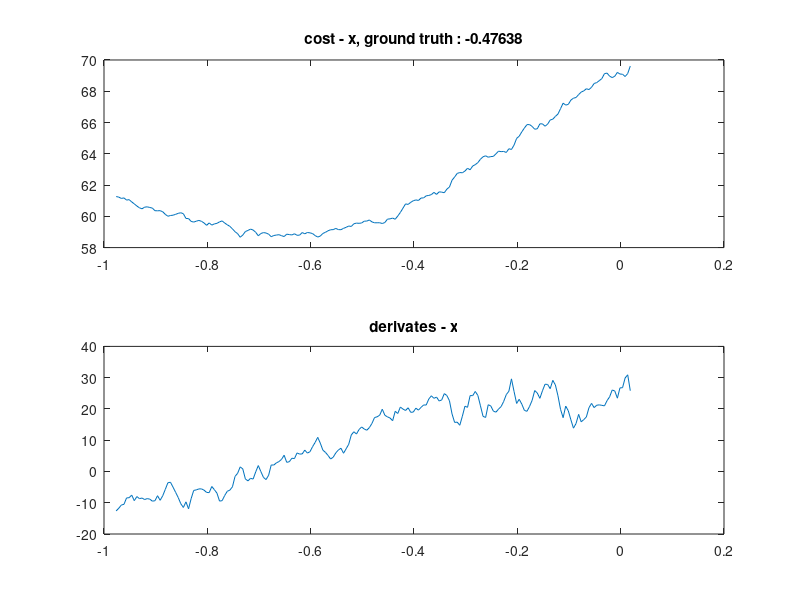
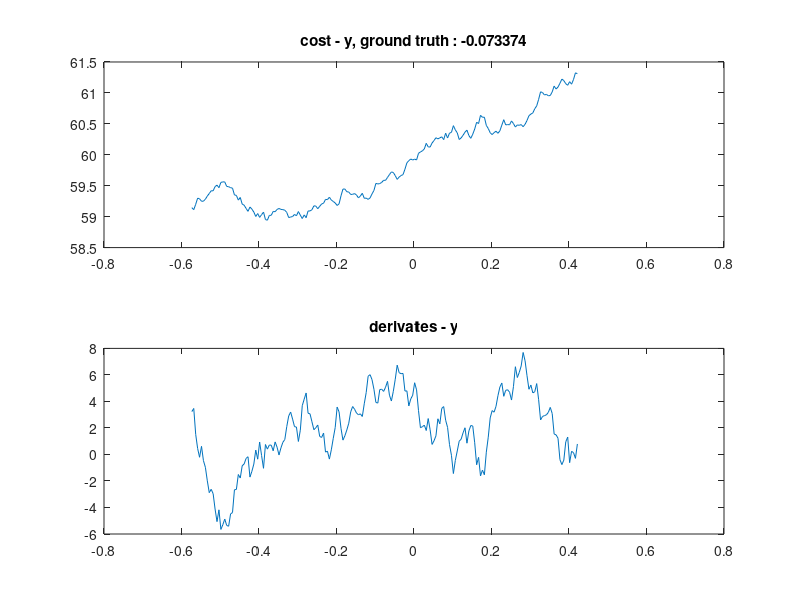
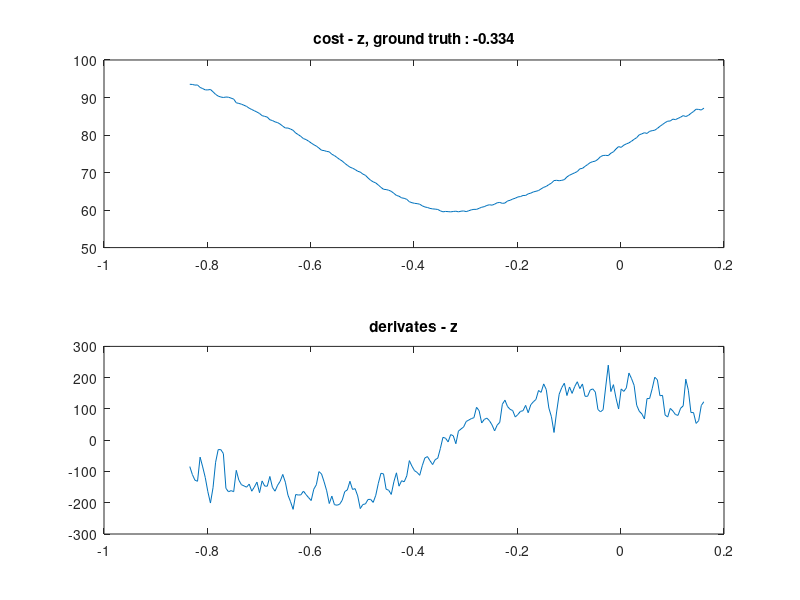
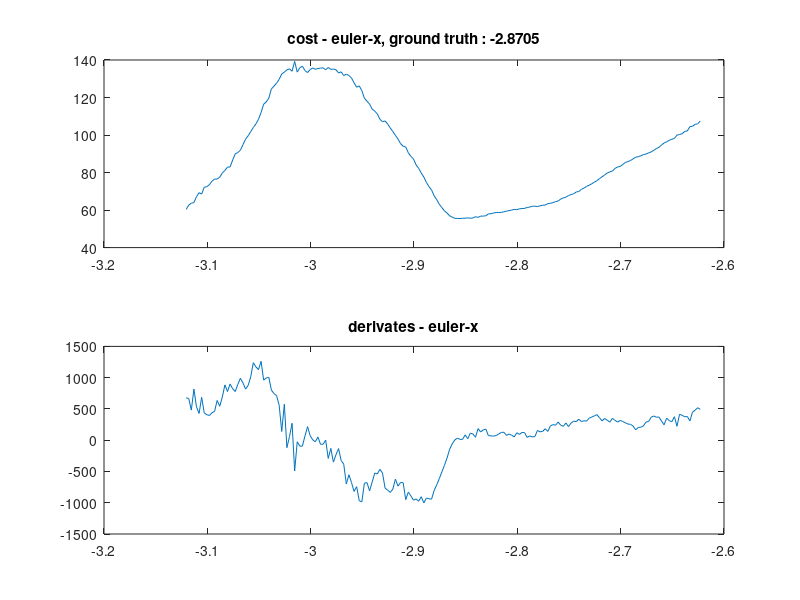

The MATLAB source for these figures, in order: (Note: this script raises an error after producing the figures.)
%parameters [0]:
C0 = [61.9397 61.9875 61.8261 61.7819 61.7986 61.72 61.713 61.5676 61.5247 61.4999 61.4657 61.3147 61.3241 61.2641 61.1979 61.2025 61.0926 61.0302 60.9913 60.9716 60.8966 60.8173 60.8209 60.7691 60.6583 60.5341 60.5789 60.6544 60.5392 60.5697 60.544 60.5461 60.5558 60.4586 60.3856 60.3091 60.2118 60.1989 60.2063 60.2198 60.1737 60.2001 60.1319 60.1044 60.0408 60.0047 59.9931 59.995 59.9623 59.9605 59.8693 59.8315 59.7888 59.699 59.7499 59.6839 59.7225 59.7262 59.726 59.6138 59.5705 59.6116 59.6022 59.5518 59.5211 59.4102 59.5247 59.4698 59.3654 59.4297 59.437 59.4206 59.4091 59.4594 59.4315 59.3022 59.3274 59.4445 59.5536 59.4568 59.4629 59.5046 59.5267 59.5453 59.5469 59.4701 59.5361 59.7147 59.7352 59.6653 59.6398 59.6173 59.6707 59.592 59.6183 59.6489 59.4698 59.4795 59.4616 59.559 59.5873 59.5547 59.6092 59.5498 59.5957 59.6528 59.7466 59.6387 59.6281 59.7102 59.7267 59.7991 59.7795 59.9443 59.9734 59.8623 59.8494 60.0307 60.067 59.9383 60.0016 60.1674 60.0988 60.0709 60.0896 60.1204 60.2849 60.3333 60.3467 60.427 60.3732 60.3859 60.3887 60.4549 60.5083 60.5392 60.5327 60.4631 60.5668 60.6102 60.6618 60.8003 60.782 60.8288 60.8475 60.9388 61.009 60.8937 60.9719 60.938 60.977 61.0257 61.005 61.0799 61.1554 61.192 61.2629 61.3757 61.3688 61.4189 61.4143 61.58 61.6294 61.7229 61.7422 61.6701 61.6576 61.7709 61.8671 61.9395 62.0746 62.0491 62.1436 62.1103 62.098 62.1315 62.118 62.1714 62.315 62.5165 62.4612 62.4028 62.4232 62.4661 62.6314 62.6896 62.7573 62.7886 62.8488 62.9835 62.9877 62.9783 63.0014 62.9864 63.0757 63.1604 63.1158 63.1426 63.1614 63.1752 ];
D0 = [-10.4317 -11.7023 -10.0515 -10.1274 -11.4028 -11.8582 -11.341 -9.13188 -9.85475 -9.30142 -9.21696 -7.68652 -7.6834 -8.0559 -8.12302 -8.93369 -8.80865 -8.31305 -7.85021 -7.51812 -7.22909 -6.17251 -6.89016 -6.64758 -6.17492 -5.29448 -5.85832 -6.59388 -5.76896 -6.09208 -6.74755 -7.14539 -7.66988 -7.59558 -6.35694 -6.25239 -4.89223 -4.72619 -4.80306 -6.05942 -6.032 -5.88449 -5.29718 -5.52557 -5.19717 -5.94474 -4.68386 -5.25255 -5.96955 -5.30757 -4.32239 -4.1088 -3.79696 -2.39543 -3.18364 -3.8166 -3.9509 -2.8169 -1.72396 -1.57013 -1.07558 -1.07053 -0.755078 -0.0656485 0.258173 0.599115 0.114403 2.44925 3.6978 2.35509 2.02775 1.96621 2.61631 1.32573 1.86788 3.46655 1.42352 0.349438 -0.920695 1.02183 1.24377 0.500881 0.825318 0.0455848 0.488206 1.82684 2.10515 -0.760252 -1.071 0.449924 0.869412 1.81797 1.08735 3.52323 3.55071 2.13394 3.79624 5.51254 6.05485 3.79293 4.14291 6.12714 4.89606 5.21076 4.93928 4.67566 5.38258 6.94666 7.18649 7.16777 6.46471 5.86829 6.09223 5.10527 5.34937 6.7696 6.8324 4.32323 4.99782 6.71939 6.60245 6.32974 6.83188 7.57953 7.5784 8.18446 7.24063 5.60311 6.25178 5.10943 6.038 6.39791 6.16324 6.25053 6.4704 6.52763 7.30196 9.1267 8.01974 8.08669 7.52525 7.79633 8.47368 8.94018 8.94763 7.31256 6.48637 8.77215 8.95244 10.0149 10.9754 10.2338 11.3856 10.3038 9.4266 9.39474 8.55184 7.95702 9.46181 10.976 10.4689 8.22815 7.93782 7.43235 8.89144 10.1954 10.9966 10.1775 9.81688 10.4403 9.1319 9.2921 8.57815 8.76053 9.77676 10.289 9.97729 9.71211 8.46403 6.5868 8.25348 9.36328 9.62829 8.88853 7.68173 8.81234 7.88397 7.44658 6.83322 5.98434 6.80898 7.1239 6.83759 7.62902 7.58342 6.69181 8.97995 6.56458 6.76926 8.51362 ];
%parameters [1]:
C1 = [61.2665 61.2274 61.1441 61.179 61.0379 61.0678 60.922 60.7963 60.6588 60.5437 60.4816 60.586 60.6073 60.5661 60.5255 60.3597 60.3538 60.362 60.2936 60.1259 60.006 60.0518 60.0723 60.1269 60.1912 60.2285 60.1664 59.8628 59.8559 59.6749 59.6319 59.6882 59.739 59.6816 59.5757 59.4243 59.5787 59.4394 59.5156 59.552 59.6451 59.707 59.5697 59.459 59.3579 59.197 59.0155 58.8915 58.6613 58.804 59.0258 59.0988 59.1813 59.1246 58.9779 58.7545 58.9018 58.9587 58.9338 58.8578 58.6976 58.773 58.8018 58.8251 58.7618 58.7072 58.8579 58.833 58.8084 58.8846 58.7869 58.7972 58.9628 58.8819 58.9653 58.9429 58.8984 58.7691 58.6743 58.737 58.9056 58.9779 59.0768 59.1413 59.149 59.2274 59.1504 59.1441 59.231 59.2968 59.3795 59.3531 59.5235 59.5656 59.5532 59.5742 59.6897 59.6966 59.766 59.6433 59.5873 59.588 59.5893 59.5401 59.6053 59.821 59.8371 59.8866 59.8137 60.0218 60.2491 60.5207 60.794 60.7624 60.8947 60.9967 61.0491 61.0149 61.1696 61.1793 61.3119 61.3354 61.3896 61.5314 61.4022 61.5669 61.5469 61.5091 61.7378 61.8759 62.3099 62.5161 62.7444 62.7996 62.7861 62.8971 63.0735 62.9763 63.22 63.3054 63.437 63.6526 63.8098 63.8702 63.7809 63.8206 63.8342 63.9987 64.1669 64.1373 64.1498 64.0852 64.3221 64.2773 64.5547 64.9848 65.1251 65.4035 65.6451 65.864 65.8677 65.7515 65.5723 65.5978 65.9148 65.9157 65.7631 65.8953 66.162 66.2126 66.3916 66.5433 66.8878 67.2387 67.1148 67.1604 67.4334 67.5573 67.5991 67.7876 67.9469 68.0253 68.1601 68.1069 68.2538 68.4966 68.5534 68.6777 68.81 69.1266 69.1604 68.9638 68.8738 68.9593 69.2058 69.1014 69.0872 68.9424 69.1329 69.6132 ];
D1 = [-12.6045 -11.7558 -10.7181 -10.521 -8.46681 -8.39258 -7.55562 -9.33506 -8.02951 -8.68779 -8.49752 -8.97874 -8.68274 -8.84526 -9.49857 -9.35404 -7.75181 -9.22607 -7.77988 -5.73913 -3.60935 -3.44851 -5.02673 -6.67987 -8.33345 -10.3155 -11.5096 -9.71286 -11.9458 -8.70931 -6.06099 -5.89384 -5.57675 -5.56961 -5.97769 -6.69796 -6.7682 -4.80665 -5.81865 -6.94159 -9.47452 -9.33926 -7.67837 -6.33845 -5.96084 -4.89798 -1.5754 -0.584971 1.47048 0.805945 -2.38876 -3.01539 -2.18549 -2.42719 -0.125707 1.88429 -0.0343504 -1.89638 -2.59446 -1.20859 2.08 2.04884 2.7497 3.16242 3.87188 5.20263 2.92447 3.11141 4.22671 4.12231 5.92578 5.55844 5.60663 6.83719 5.87867 6.31258 7.91296 9.27512 10.9166 9.0634 6.81661 6.10046 5.12466 3.9875 4.5637 5.93523 6.86736 7.42457 5.82697 7.24954 8.69582 11.6758 12.7049 11.9674 13.4147 14.2249 13.5939 13.1835 14.0364 15.3597 17.246 17.4747 18.0031 19.913 17.9682 17.4598 17.0975 16.2253 19.2406 18.5412 20.6083 19.9547 19.5042 20.3724 18.9146 19.0043 20.2438 19.6133 20.5033 21.2611 21.251 23.1716 24.2027 23.3883 23.7878 22.5363 22.8737 24.8959 24.2908 22.6138 18.3994 15.6905 15.7768 14.7772 17.686 20.8768 20.5161 24.2724 24.251 25.586 24.3067 20.9894 17.6252 17.2755 21.3387 20.9509 19.2886 18.966 19.9515 20.7528 22.418 24.5809 25.6579 29.6143 25.6004 21.756 23.083 21.5375 19.5408 19.2359 20.7926 22.7372 25.8777 25.0908 23.3902 25.8094 27.9026 27.8243 26.4796 29.1408 27.6879 24.2055 19.8592 17.2055 20.9104 19.4104 16.5377 13.8512 15.3373 18.256 15.883 16.5886 17.4396 20.3974 21.7691 20.4248 21.1864 21.2979 21.1481 20.9779 22.65 23.8726 26.0645 25.7279 23.4386 26.7301 26.791 29.9016 30.9116 25.8241 ];
%parameters [2]:
C2 = [59.1458 59.1133 59.1994 59.299 59.2888 59.2489 59.2497 59.2824 59.3329 59.374 59.4187 59.4175 59.4859 59.5095 59.468 59.554 59.5619 59.5616 59.4888 59.4841 59.4689 59.4603 59.3509 59.344 59.2676 59.3102 59.2029 59.1856 59.1338 59.0858 59.1558 59.1216 59.0743 59.0029 59.0503 58.9886 59.0319 59.0741 58.9533 58.9427 59.0202 59.0223 59.0847 59.0801 59.1165 59.1321 59.1175 59.1137 59.1038 59.0687 58.9851 58.9944 59.0016 59.036 59.0147 59.0825 59.0245 58.9698 59.0284 58.983 59.0916 59.0921 59.1121 59.1747 59.1712 59.1282 59.1672 59.2056 59.2167 59.2789 59.2753 59.3143 59.2685 59.2457 59.2214 59.1805 59.2074 59.3377 59.4455 59.4469 59.4027 59.3985 59.3588 59.3612 59.373 59.3502 59.3031 59.3338 59.3782 59.2968 59.3 59.2794 59.3033 59.3673 59.4242 59.5377 59.5284 59.5347 59.5536 59.5879 59.5873 59.6341 59.6801 59.7226 59.7141 59.6626 59.6026 59.64 59.6647 59.679 59.7669 59.8694 59.9051 59.9316 59.9156 59.9301 59.9159 60.0239 60.0455 60.0636 60.0946 60.1855 60.1274 60.1256 60.1905 60.2301 60.2761 60.2568 60.2738 60.2903 60.2451 60.3491 60.271 60.3501 60.3624 60.4709 60.4031 60.3545 60.247 60.2728 60.3157 60.3661 60.3982 60.3112 60.2661 60.333 60.4166 60.5259 60.5046 60.6378 60.6063 60.6073 60.4753 60.4245 60.3561 60.327 60.358 60.3809 60.3472 60.3879 60.4791 60.5673 60.4832 60.4885 60.4847 60.5472 60.5049 60.4483 60.4828 60.4762 60.4882 60.4538 60.4927 60.5549 60.6318 60.6581 60.6767 60.7439 60.7905 60.8963 61.018 61.0059 60.967 60.9766 60.9543 60.9577 61.0164 61.1101 61.063 61.0949 61.156 61.2231 61.199 61.1489 61.1237 61.1816 61.1411 61.2173 61.325 61.3092 ];
D2 = [3.23167 3.46972 1.51553 0.449679 -0.211475 0.612682 -0.46826 -0.96822 -1.99121 -2.88184 -2.62805 -2.95881 -4.11591 -5.06609 -4.17704 -5.65436 -5.29904 -4.87508 -5.35472 -5.4131 -4.48754 -4.37998 -2.66285 -2.63869 -1.5112 -1.78008 -0.853353 -0.718883 -0.300287 -0.171063 -1.70747 -1.27239 -0.727031 0.330832 -0.35604 0.93887 -0.0748341 -1.04339 0.75095 0.402904 0.714169 0.698419 0.274542 0.945554 0.547066 -0.0392429 0.496931 0.918642 1.12894 2.10166 2.90171 3.1997 2.66874 2.09704 2.0667 0.979965 1.82965 3.67956 4.17064 4.63894 3.11086 3.06383 2.46706 1.86523 2.01722 2.21971 1.3585 1.28227 1.61523 0.178793 0.247436 -0.34939 0.348728 1.21616 2.02865 3.57247 3.20987 1.9694 1.08069 1.40935 1.84598 2.35548 3.2126 3.6142 3.41156 3.12443 2.99559 3.06249 2.8655 3.82252 4.66882 5.90039 6.01786 5.64324 4.91371 3.92367 3.87505 4.89249 4.91919 4.75689 5.0735 5.51456 4.47326 4.02964 4.76342 5.6746 6.73513 6.16766 6.09092 6.11226 4.78235 4.79627 3.65894 4.18476 4.46815 5.40844 4.87198 3.30558 2.01509 2.09265 2.21088 1.806 2.70816 1.85578 0.756672 1.02934 1.40476 2.69083 2.30755 3.47526 3.61158 2.58215 2.04319 0.744495 -0.0630459 -1.43918 -0.451232 0.264385 1.00218 1.15064 1.63372 2.012 0.849679 1.77297 2.1863 2.14188 0.882879 -0.775859 -0.217941 -1.61586 -1.18077 -1.53437 0.173426 1.30331 2.75729 3.31086 3.18726 3.62977 4.43296 5.08371 5.38895 4.38616 4.83842 4.88103 4.69512 4.10433 5.11471 6.61799 5.80234 6.18658 6.67837 7.69262 7.06335 5.94075 4.91872 5.2353 4.64397 4.734 5.34476 4.12894 2.60224 2.86562 2.92874 2.98634 3.17369 3.55044 3.09005 1.54453 1.47964 1.22402 -0.391654 -0.76588 -0.426496 0.951671 1.31085 -0.618326 0.235987 0.137927 -0.293329 0.791352 ];
%parameters [3]:
C3 = [93.5261 93.4759 93.3083 93.3373 92.6828 92.3794 92.0293 92.0238 92.141 91.5253 90.8343 90.3772 90.1313 90.0051 90.1289 90.0761 89.8311 89.5788 88.5882 88.4263 88.2185 87.9319 87.6242 87.1479 86.7952 86.4701 86.1221 85.7445 85.1638 84.9732 84.7811 84.0664 83.8614 83.5064 83.3095 82.9066 82.3531 81.8755 81.8684 81.5941 81.2585 80.5325 80.1136 79.6275 79.0472 78.7947 78.3607 77.8788 77.4196 77.0556 76.5237 75.9491 75.851 75.6326 75.519 74.8705 74.5198 74.0144 73.4939 73.082 72.4573 71.9354 71.4443 71.1605 70.8146 70.3457 70.1305 69.5865 69.2649 68.5648 67.9429 67.5302 67.2271 66.6692 66.0512 65.5405 65.4654 65.2934 64.9927 64.4637 63.9001 63.692 63.2586 63.1317 62.8568 62.2217 61.9625 61.8004 61.7165 61.5688 61.1309 60.8249 60.6871 60.4461 60.3152 60.2568 60.163 59.79 59.536 59.635 59.5873 59.5243 59.6272 59.6994 59.5326 59.7039 59.7687 59.5867 59.8227 60.0631 60.1905 60.1846 60.4672 60.7538 60.9106 61.2366 61.4121 61.3037 61.5752 61.9426 62.0358 61.7924 61.8736 62.4247 62.6083 62.9427 63.1545 63.5014 63.5944 63.8913 63.8958 64.3224 64.5159 64.8339 65.0093 65.2015 65.6497 66.0618 66.3125 66.7911 67.1791 67.8622 67.9324 67.8198 67.9281 68.1095 68.8354 69.2913 69.6116 69.9318 70.2638 70.9929 71.1084 71.6461 72.1333 72.6435 72.9073 73.0514 73.5369 74.2467 74.5487 74.5895 74.5169 75.1546 75.5231 76.2909 76.9169 76.7104 77.2992 77.635 77.9151 78.3494 78.8595 79.3078 80.0634 80.32 80.6145 80.4253 80.9895 81.1602 81.2932 81.757 82.322 82.8071 83.3071 83.6901 83.7438 84.2404 84.1134 84.4319 84.7605 85.1745 84.9339 85.2254 85.7825 86.272 86.8855 86.8239 86.6673 87.1551 ];
D3 = [-84.3281 -109.656 -127.892 -131.347 -54.182 -85.4072 -119.505 -164.666 -200.961 -152.02 -70.5407 -30.1029 -30.0252 -42.6325 -154.065 -164.988 -161.255 -164.693 -96.406 -127.84 -142.332 -146.177 -150.209 -140.339 -163.14 -149.684 -134.096 -167.809 -130.24 -146.68 -147.164 -115.983 -150.836 -163.095 -144.106 -131.249 -109.454 -134.302 -175.487 -196.658 -221.134 -173.779 -175.282 -174.87 -162.759 -173.913 -183.707 -192.967 -156.858 -142.29 -100.462 -107.862 -133.117 -161.826 -202.511 -178.852 -206.251 -207.899 -204.961 -192.143 -164.271 -158.969 -131.382 -157.407 -154.969 -178.088 -218.763 -205.629 -203.78 -189.562 -189.168 -198.97 -176.172 -137.585 -105.847 -107.68 -156.533 -160.14 -173.411 -133.202 -104.325 -147.024 -129.609 -133.122 -114.036 -65.2911 -83.1602 -97.5582 -102.933 -112.269 -81.577 -56.8053 -52.4155 -65.6164 -77.916 -62.1828 -57.5716 -26.565 9.11444 6.4444 -5.46794 17.9562 14.1556 -11.2684 29.0153 35.9179 42.1798 59.7886 64.4481 69.0709 72.0132 105.193 94.4898 54.9912 66.4609 70.6062 62.3694 48.8729 29.8391 48.2077 57.252 115.028 128.088 107.666 98.6076 94.8567 74.1233 82.1072 92.1521 94.2626 111.355 87.905 113.377 122.792 130.324 158.962 152.936 180.042 161.987 102.867 74.8993 24.7307 90.3013 147.15 168.351 182.227 142.839 170.165 149.683 171.434 186.947 165.058 179.888 140.522 140.362 160.319 164.141 153.81 97.9991 90.7921 97.4432 170.145 240.006 155.579 177.609 134.404 99.8195 163.905 156.034 167.281 214.821 197.052 175.499 111.749 92.6125 84.0209 67.8696 133.175 133.255 164.688 201.388 193.307 142.179 143.338 80.6295 74.183 101.67 93.4075 82.0477 79.3532 102.199 109.746 195.167 159.849 88.4744 88.316 53.6632 62.7132 110.855 123.009 ];
%parameters [4]:
C4 = [60.3767 62.616 63.6988 63.975 67.1494 69.2841 68.5117 72.1493 72.4793 73.56 75.3644 76.5248 76.5545 77.5112 79.7516 81.1286 82.9126 82.9403 86.6571 89.9716 90.6939 91.9281 94.8857 97.7569 99.605 101.82 104.044 105.928 108.369 111.974 116.445 117.653 119.655 124.592 126.053 127.603 129.7 132.598 133.502 134.735 135.293 133.992 139.247 133.544 135.876 136.7 134.327 133.3 134.923 135.753 135.022 135.473 135.642 135.816 134.762 135.992 135.001 135.164 134.775 133.075 133.692 131.654 132.466 131.735 130.437 127.825 125.465 126.209 123.676 119.635 118.035 116.525 113.813 112.764 111.256 108.42 107.096 107.512 105.858 103.773 101.842 99.8627 97.8641 95.4234 94.0126 93.6461 90.5148 88.6653 87.2156 84.1404 82.2194 79.7541 77.6303 74.7491 72.4545 70.7152 67.6127 65.5088 63.0769 61.2882 59.5873 58.3742 56.9391 56.2361 55.5785 55.5403 55.501 55.6579 55.6184 55.8736 55.6398 55.7907 56.4698 56.1136 56.7608 56.8002 56.9392 57.965 58.0723 58.4448 58.7116 58.6967 58.7667 59.094 59.4558 59.6889 60.0072 60.3631 60.2247 60.6617 60.8111 60.8856 61.4115 61.5865 62.0522 62.0881 61.8575 62.2797 62.5707 62.677 63.4201 63.613 63.9805 64.5121 64.8192 65.9062 66.4729 66.8997 67.7321 68.2942 68.6922 69.6471 69.8971 71.0451 71.7356 72.6178 73.249 74.0262 74.8474 75.666 76.7682 77.7273 78.7323 79.7593 80.3545 80.8214 82.2055 82.9584 83.2356 84.3128 85.3802 85.8591 86.3957 87.3027 88.175 88.439 88.9317 89.5677 89.8457 90.4677 91.0095 91.8526 92.7437 93.4527 94.6783 95.7251 96.4214 97.1585 97.75 98.1837 99.9385 100.286 100.706 101.942 102.166 104.433 104.682 105.697 105.953 107.504 ];
D4 = [677.266 666.814 481.284 817.425 532.997 427.592 685.274 437.551 407.518 395.119 438.719 460.383 635.806 542.908 690.546 884.299 778.135 898.783 822.861 778.532 891.105 989.189 915.851 817.101 876.447 1015.41 1240.07 1172.49 1128.59 1261.82 960.809 995.028 1004.45 800.586 744.927 713.214 559.316 139.395 574.453 -119.074 58.2563 270.798 -491.934 -24.4612 -95.2313 -94.7596 69.4206 217.322 71.9031 6.31409 -25.9484 51.8635 -64.1136 -65.2222 1.32195 -291.651 -130.906 -350.969 -230.9 -134.036 -325.552 -382.855 -700.176 -552.594 -676.034 -819.006 -742.981 -968.357 -986.327 -687.144 -677.838 -810.513 -671.732 -525.2 -539.812 -464.736 -525.355 -764.904 -799.42 -834.942 -782.947 -621.66 -734.932 -675.817 -679.709 -950.573 -829.54 -891.118 -958.521 -939.128 -976.486 -903.893 -1001.77 -924.031 -937.761 -942.692 -802.54 -713.464 -613.782 -505.215 -400.88 -283.39 -143.81 -57.8187 3.99696 33.333 13.8867 13.2835 85.1388 23.9952 112.102 100.944 46.941 185.145 131.15 164.462 177.236 73.1676 69.4387 64.9163 74.4146 99.2205 124.048 126.916 76.8979 97.2862 80.3875 52.2509 118.673 92.4774 124.109 120.245 44.6056 69.3181 51.8556 58.8868 156.262 133.33 140.976 183.512 139.91 229.319 249.242 238.765 291.281 238.8 221.931 274.738 216.508 275.092 304.34 297.067 335.182 298.108 311.183 304.825 351.924 370.109 388.489 409.328 358.631 309.415 347.316 319.91 288.105 349.133 317.467 290.064 316.012 298.997 279.481 257.994 253.605 226.491 167.067 202.867 207.777 228.495 289.808 298.503 366.883 387.254 367.762 370.577 307.163 245.853 351.716 312.732 295.641 375.85 222.699 414.767 397.583 375.439 378.709 307.066 449.26 479.516 519.461 492.916 ];
%parameters [5]:
C5 = [93.5877 93.5303 93.6568 93.2682 92.952 92.3107 92.3522 92.1585 91.7433 91.494 90.8125 90.3143 90.3582 89.9221 89.8367 89.9929 89.8298 89.3956 88.6721 88.3797 88.5957 87.857 87.5823 87.2488 86.7958 86.4157 86.2741 85.8067 85.2797 84.9485 84.6923 84.0866 83.7978 83.8537 83.5137 83.0742 82.5142 81.6803 81.4564 81.495 81.3698 80.9012 80.2318 79.4186 79.0374 78.71 78.3102 77.782 77.4942 77.0821 76.5285 76.1737 75.9861 75.7329 75.4305 74.9668 74.5247 74.1888 73.7124 73.1179 72.4667 72.0294 71.406 71.291 70.8985 70.4535 70.4151 69.7284 69.1454 68.4289 67.8074 67.4548 67.2348 66.7497 66.0855 65.6496 65.447 65.3381 65.126 64.4389 63.8525 63.7307 63.2435 63.1067 62.9012 62.3133 61.9775 61.9604 61.7287 61.642 61.1133 60.8523 60.5855 60.456 60.3425 60.2249 60.1609 59.7836 59.5063 59.6229 59.5873 59.5108 59.573 59.6933 59.5126 59.6477 59.7458 59.5455 59.8963 60.0785 60.1826 60.1458 60.4169 60.6589 60.9592 61.2191 61.383 61.4174 61.5801 62.0122 62.005 61.7418 61.9063 62.377 62.5019 62.7694 63.0921 63.5431 63.6522 63.8663 63.8972 64.3257 64.4458 64.6854 64.9428 65.277 65.689 65.9479 66.5635 66.8505 67.3323 67.6784 67.8546 67.7533 68.0662 68.1719 68.5902 69.4825 69.7384 69.9215 70.34 71.025 70.9968 71.7848 72.3054 72.7812 73.1865 73.2013 73.4901 74.1786 74.5719 74.8688 74.7882 75.1749 75.647 76.1975 76.8777 76.9198 77.2126 77.7085 78.11 78.3265 78.6818 79.3728 79.7532 80.4676 80.6904 80.3786 80.7789 81.0577 81.3396 81.6932 82.1579 82.61 82.7427 83.3564 83.5433 84.1567 84.2837 84.5502 84.8212 85.199 85.2916 85.3758 85.9813 86.4461 87.0179 86.8215 86.8653 87.2566 ];
D5 = [-63.5681 -121.961 -130.461 -110.968 -120.874 -81.6712 -153.972 -184.418 -138.509 -157.187 -97.5761 -32.146 -52.8397 -52.6467 -116.467 -161.316 -123.413 -153.863 -108.979 -113.091 -179.991 -144.131 -130.821 -144.209 -151.601 -146.721 -158.172 -172.007 -148.19 -109.475 -117.869 -101.238 -128.36 -217.346 -205.722 -157.924 -114.445 -77.9026 -122.465 -207.64 -233.237 -219.123 -192.16 -163.665 -154.32 -162.793 -178.165 -160.827 -150.815 -134.921 -109.801 -120.69 -146.134 -154.411 -171.816 -184.891 -205.804 -215.94 -230.639 -182.691 -156.822 -157.582 -99.0828 -156.256 -175.31 -202.46 -260.776 -227.357 -191.055 -167.928 -172.183 -180.522 -178.779 -141.159 -95.9557 -121.075 -159.454 -160.735 -188.253 -133.22 -95.1256 -141.739 -126.592 -114.626 -117.25 -67.1291 -86.4247 -110.808 -114.323 -118.604 -77.0813 -62.7416 -42.4626 -67.2359 -83.6211 -60.1954 -57.3591 -27.2796 6.67103 7.03559 -7.47151 13.6847 17.2829 -14.7807 38.3759 43.0792 43.6812 60.0294 52.0566 58.0393 77.6528 107.334 96.6092 75.8513 62.0957 79.3024 62.1993 32.4417 32.6169 36.489 49.6884 102.764 118.587 116.606 115.035 109.681 80.5059 78.2581 79.3603 81.9159 104.564 95.1334 124.319 126.251 162.067 157.344 164.327 173.052 129.11 90.2847 73.391 49.3431 73.5546 172.924 167.227 174.968 174.982 154.249 125.837 186.321 196.541 175.613 218.973 141.658 118.473 139.749 138.534 166.749 129.814 99.6219 107.507 132.871 208.945 174.492 156.56 151.093 123.234 140.674 146.921 166.434 164.316 214.104 200.867 100.581 102.572 59.0145 64.9112 131.456 137.9 155.232 140.316 166.329 138.534 154.667 154.099 119.38 127.792 104.231 100.793 82.551 116.013 124.704 172.626 144.57 88.4006 81.0529 34.7368 85.1795 129.197 113.528 ];

param_raw = [-0.47637765, -0.07337429, -0.33399681, -2.8704988456, -1.56405382877, -1.84993623057];
range = [1.0, 1.0, 1.0, 0.5, 0.5, 0.5];

t = {'x', 'y', 'z', 'euler-x', 'euler-y', 'euler-z'};

i = 1;
figure; x = (param_raw(i) - range(i)/2):range(i)/200:(param_raw(i) + range(i)/2 - 1e-10); subplot(2,1,1); plot(x, C1); title(['cost - ' t{i} ', ground truth : ' num2str(param_raw(i))]); subplot(2,1,2); plot(x, D1); title(['derivates - ' t{i}]); i = i + 1;
figure; x = (param_raw(i) - range(i)/2):range(i)/200:(param_raw(i) + range(i)/2 - 1e-10); subplot(2,1,1); plot(x, C2); title(['cost - ' t{i} ', ground truth : ' num2str(param_raw(i))]); subplot(2,1,2); plot(x, D2); title(['derivates - ' t{i}]); i = i + 1;
figure; x = (param_raw(i) - range(i)/2):range(i)/200:(param_raw(i) + range(i)/2 - 1e-10); subplot(2,1,1); plot(x, C3); title(['cost - ' t{i} ', ground truth : ' num2str(param_raw(i))]); subplot(2,1,2); plot(x, D3); title(['derivates - ' t{i}]); i = i + 1;
figure; x = (param_raw(i) - range(i)/2):range(i)/200:(param_raw(i) + range(i)/2 - 1e-10); subplot(2,1,1); plot(x, C4); title(['cost - ' t{i} ', ground truth : ' num2str(param_raw(i))]); subplot(2,1,2); plot(x, D4); title(['derivates - ' t{i}]); i = i + 1;
figure; x = (param_raw(i) - range(i)/2):range(i)/200:(param_raw(i) + range(i)/2 - 1e-10); subplot(2,1,1); plot(x, C5); title(['cost - ' t{i} ', ground truth : ' num2str(param_raw(i))]); subplot(2,1,2); plot(x, D5); title(['derivates - ' t{i}]); i = i + 1;
figure; x = (param_raw(i) - range(i)/2):range(i)/200:(param_raw(i) + range(i)/2 - 1e-10); subplot(2,1,1); plot(x, C6); title(['cost - ' t{i} ', ground truth : ' num2str(param_raw(i))]); subplot(2,1,2); plot(x, D6); title(['derivates - ' t{i}]); i = i + 1;
